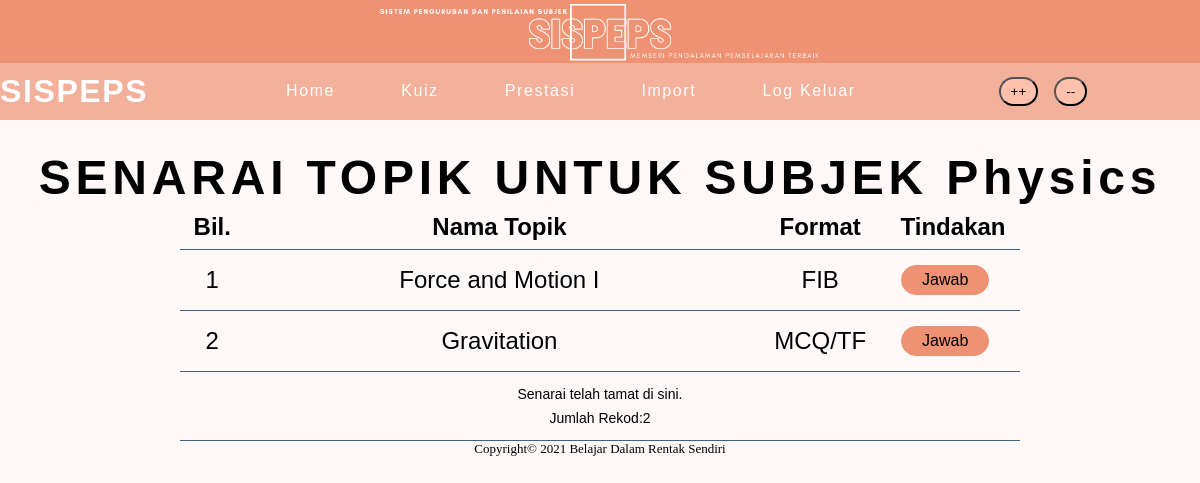
The app's page /kuiz_topik.php?idsubjek=9 (signed in) with its own data.
### tables this page shows
CREATE TABLE `subjek` (
  `idsubjek` int(11) NOT NULL,
  `subjek` varchar(30) NOT NULL
);

CREATE TABLE `topik` (
  `idtopik` int(11) NOT NULL,
  `topik` varchar(30) NOT NULL,
  `markah` int(11) NOT NULL,
  `idsubjek` int(11) NOT NULL,
  `idpengguna` varchar(12) NOT NULL
);

### src/kuiz_topik.php (the view, shortened to what this page needs)
<?php
include 'header.php';
$subjek_pilihan=$_GET['idsubjek'];
$result=mysqli_query($hubung,"SELECT * FROM subjek WHERE idsubjek='$subjek_pilihan'");
while($res=mysqli_fetch_array($result)){
    $paparSubjek=$res['subjek'];
}
?>
<html>
    <head><?php include 'menu.php'; ?></head>
    <body>
        <h2 class="title" style="text-align: center;">SENARAI TOPIK UNTUK SUBJEK <?=$paparSubjek; ?></h2>
        <main>
            <table class="table" style="font-size: 16px;">
                <tr>
                    <td width="4%"><strong>Bil.</strong></td>
                    <td width="50%"><strong>Nama Topik</strong></td>
                    <td width="11%"><strong>Format</strong></td>
                    <td width="5%"><strong>Tindakan</strong></td>
                </tr>
                <?php
                $no=1;
                $data1=mysqli_query($hubung,"SELECT * FROM subjek AS s INNER JOIN topik AS t ON s.idsubjek=t.idsubjek INNER JOIN soalan AS q ON t.idtopik=q.idtopik WHERE s.idsubjek='$subjek_pilihan' GROUP BY q.idtopik,q.jenis");
                while ($info1=mysqli_fetch_array($data1)):
                ?>
                <tr>
                    <td><?= $no; ?></td>
                    <td><?= $info1['topik']; ?></td>
                    <td align="center">
                        <?php if($info1['jenis']==1){
                            echo "MCQ/TF";
                        }else{
                            echo "FIB";
                        }
                        ?>
                    </td>
                    <td class="action">
                        <a href="soalan_mula.php?idtopik=<?=$info1['idtopik'];?>&jenis=<?=$info1['jenis'];?>"><button class="btn main">Jawab</button></a>
                    </td>
                </tr>
                <?php $no++;
                endwhile;
                ?>
                <tr>
                    <td colspan=6>
                        <p style="font-size:14px;">Senarai telah tamat di sini. <br>
                            Jumlah Rekod:<?= $no-1; ?>
                        </p>
                    </td>
                </tr>
            </table>
        </main>
        <?php include 'footer.php'; ?>
    </body>
</html>

### src/style2.css (style rules this page uses)
* { padding: 0; margin: 0; }
body { background-color: #fef9f8; }
.title { font-size:48px; font-family: 'HelveticaNeue Light', Arial, sans-serif; font-weight: 700; letter-spacing: 0.1em; color: black; margin: 30px 0px 0px 0px; }
.btn { display: block; padding: 10px 45px; background-color: #ef9273; box-sizing: border-box; border-radius: 6px; color: black; text-decoration: none; font-size: 25px; float: right; margin: 0px 10px 0px 10px; transition: background-color .5s, border .5s; font-family: 'HelveticaNeue Light', Arial, sans-serif; }
.action .btn.main { display: block; padding: 5px 20px; background-color: #ef9273; box-sizing: border-box; border-radius: 60px; color: black; text-decoration: none; font-size: 16px; float: left; margin: 5px; border: 1px solid #ef9273; }
.table { margin: auto; width: 70%; padding:40px; color:black; line-height: 1.5em; text-align: center; border-collapse: collapse; font-family: Helvetica, Arial, sans-serif; }
.table tr td { padding: 10px; font-size: 24px; border-bottom: #406280 1.5px solid; }

### records on screen
subjek: subjek "Physics", topik.topik "Force and Motion I", shows "FIB", topik.topik "Gravitation"

### other values on screen
$no-1 "2"
$footer "Belajar Dalam Rentak Sendiri"
